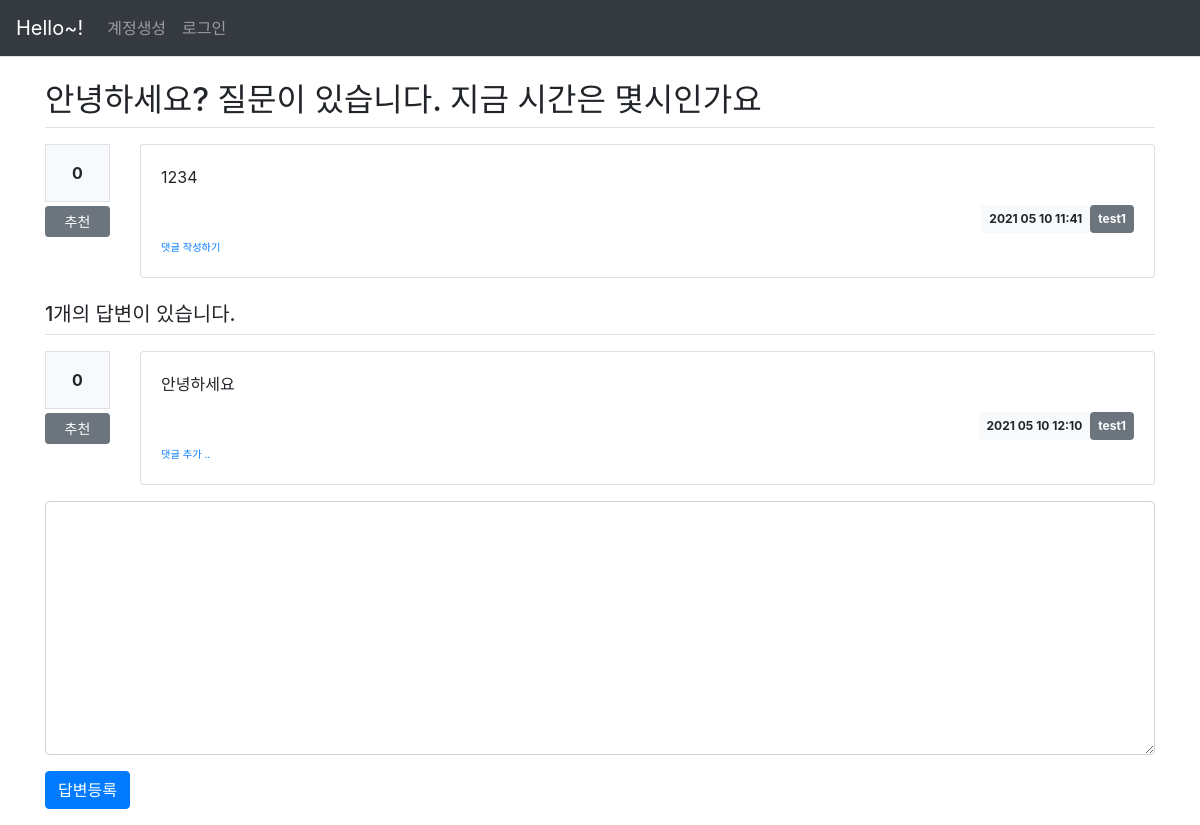
The app's page /question/detail/63/ with its own data.
### pybo/models.py (models this page shows)
class Question(db.Model):
    id = db.Column(db.Integer, primary_key=True)
    subject = db.Column(db.String(200), nullable=False)
    content = db.Column(db.Text(), nullable=False)
    create_date = db.Column(db.DateTime(), nullable=False)
    ip = db.Column(IPAddressType,unique=False, nullable=True)
    user_id = db.Column(db.Integer, db.ForeignKey('user.id', ondelete='CASCADE'), nullable=True)
    user = db.relationship('User', backref=db.backref('question_set'))
    modify_date=db.Column(db.DateTime(), nullable=True)
    voter = db.relationship('User', secondary=question_voter, backref=db.backref('question_voter_set'))
    password=db.Column(db.String(20), nullable=True)
    category=db.relationship('Category')
    category_name=db.Column(db.String(20),db.ForeignKey('category.name', ondelete='CASCADE'), nullable=True)

class User(db.Model):
    id = db.Column(db.Integer, primary_key=True)
    username = db.Column(db.String(150), unique=True, nullable=False)
    password = db.Column(db.String(200), nullable=False)
    email = db.Column(db.String(120), unique=True, nullable=False)
    roles = db.Column(db.Integer,nullable=True) # 권한 부여

class Answer(db.Model):
    id = db.Column(db.Integer, primary_key=True)
    question_id = db.Column(db.Integer, db.ForeignKey('question.id', ondelete='CASCADE'))
    question = db.relationship('Question', backref=db.backref('answer_set', cascade='all, delete-orphan'))
    content = db.Column(db.Text(), nullable=False)
    create_date = db.Column(db.DateTime(), nullable=False)
    ip = db.Column(IPAddressType,unique=False, nullable=True)
    user_id = db.Column(db.Integer, db.ForeignKey('user.id', ondelete='CASCADE'), nullable=True)
    user = db.relationship('User', backref=db.backref('answer_set'))
    modify_date = db.Column(db.DateTime(), nullable=True)
    voter = db.relationship('User', secondary=answer_voter, backref=db.backref('answer_voter_set'))

### pybo/views/question_views.py (the view)
@bp.route('/detail/<int:question_id>/')
def detail(question_id):
    form = AnswerForm()
    question = Question.query.get_or_404(question_id) #현재 질문의 id를 받아온다.
    return render_template('question/question_detail.html', question=question, form=form)

### pybo/forms.py
class AnswerForm(FlaskForm):
    content = TextAreaField('내용', validators=[DataRequired('반드시 내용을 입력해주세요')])

### pybo/filter.py (called while the page is built)
def format_datetime(value, fmt='%Y %m %d %H:%M'):
    return value.strftime(fmt)

### pybo/views/auth_views.py (called while the page is built)
@bp.before_app_request
def load_logged_in_user():
    user_id = session.get('user_id')
    if user_id is None:
        g.user = None
    else:
        g.user = User.query.get(user_id)

### pybo/templates/question/question_detail.html (shortened to what this page needs)
<!DOCTYPE html>
<html lang="en">
<head>
</head>
<body>
<link rel="stylesheet" href="{{url_for('static', filename='bootstrap.min.css') }}">
{% extends 'base.html' %}
{% block content %}
<div class="container my-3">
    <h2 class="border-bottom py-2">{{ question.subject}}</h2>
    <div class="row my-3">
        <div class="col-1">
            <div class="bg-light text-center p-3 border font-weight-bolder mb-1">
                {{ question.voter|length}}
            </div>
            <a href="#" data-uri="{{ url_for('vote.question',question_id=question.id)}}"
               class="recommend btn btn-sm btn-secondary btn-block my-1">추천</a>
        </div>
        <div class="col-11">
            <div class="card">
                <div class="card-body">
                    <div class="card-text" style="white-space: pre-linel">{{question.content|markdown}}</div>
                    <div class="d-flex justify-content-end">
                    <div class="badge badge-light p-2">
                    {{ question.create_date|datetime }}
                    </div>
                    <div class="badge badge-secondary p-2 text-left">
                    {% if question.user.username %}
                    {{ question.user.username }}
                    {% else %}
                    {{ question.ip|ip }}
                    {% endif %}
                    </div>
                    </div>
                <div>
                    <a href="{{ url_for('comment.create_question', question_id=question.id) }}"
                        class="small"><small>댓글 작성하기</small></a>
                </div>
                </div>
            </div>
        </div>
    </div>
    <h5 class="border-bottom my-3 py-2">{{ question.answer_set|length }}개의 답변이 있습니다.</h5>
    {% for answer in question.answer_set %}
    <div class="row my-3">
        <div class="col-1">
            <div class="bg-light text-center p-3 border font-weight-bolder mb-1">{{ answer.voter|length }}</div>
                <a href="#" data-uri="{{ url_for('vote.answer', answer_id=answer.id) }}"
                    class="recommend btn btn-sm btn-secondary btn-block my-1">추천</a>
    </div>
        <div class="col-11">
            <div class="card">
                <div class="card-body">
                    <div class="card-text" style="white-space: pre-line;">{{ answer.content|markdown }}</div>
                    <div class="d-flex justify-content-end">
                <div class="badge badge-light p-2">
                    {{ answer.create_date|datetime }}
                </div>
                <div class="badge badge-secondary p-2">
                    {% if answer.user.username %}
                    <span>{{ answer.user.username }}</span>
                    {% else %}
                    <span>{{ answer.ip|ip }}</span>
                    {% endif %}
                </div>
            </div>
            <div>
                <a href="{{ url_for('comment.create_answer', answer_id=answer.id) }}"
                   class="small"><small>댓글 추가 ..</small></a>
            </div>
        </div>
    </div>
            </div>
        </div>
    {% endfor %}
    <form action="{{ url_for('answer.create', question_id=question.id) }}" method="post" class="my-3">
        <div class="form-group">
            <textarea name="content" id="content" class="form-control" rows="10"></textarea>
        </div>
        <input type="submit" value="답변등록" class="btn btn-primary">
    </form>
</div>
{% endblock %}

### records on screen
Question: subject "안녕하세요? 질문이 있습니다. 지금 시간은 몇시인가요", content "1234", create_date "2021 05 10 11:41"
User: user.username "test1"
Answer: voter|length "0", content "안녕하세요", create_date "2021 05 10 12:10", user.username "test1"

### other values on screen
{{ question.voter|length }} "0"
{{ question.answer_set|length }} "1"
